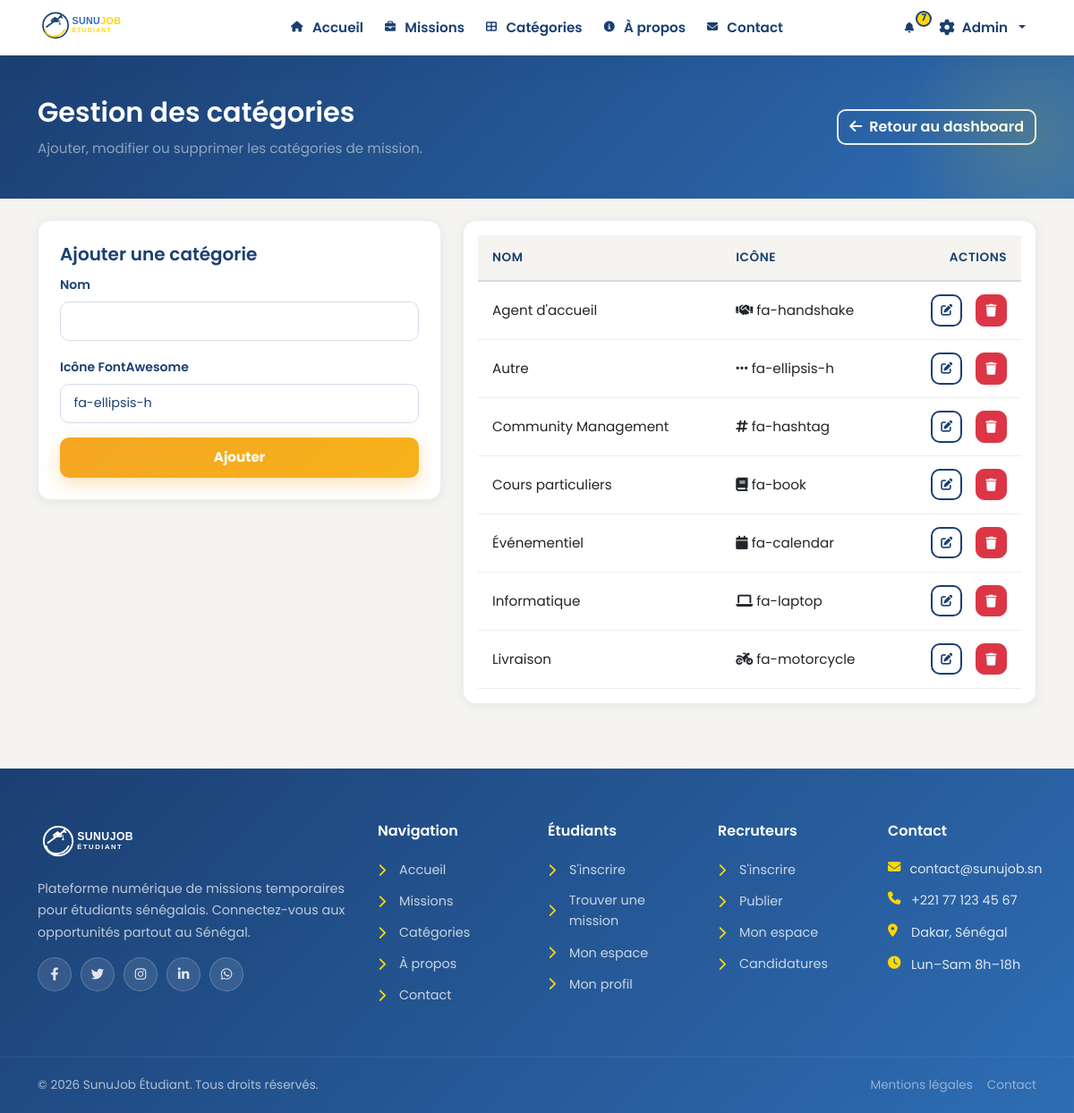
Screenshot of /pages/admin/categories.php (signed in) with the database file from the repository.
### tables this page shows
CREATE TABLE categories (
    id INT AUTO_INCREMENT PRIMARY KEY,
    nom VARCHAR(100) NOT NULL UNIQUE,
    icone VARCHAR(50)
);

### pages/admin/categories.php (the view, shortened to what this page needs)
<?php
require_once $_SERVER['DOCUMENT_ROOT'] . '/includes/db.php';
$edition = false;
$categorie = ['id' => 0, 'nom' => '', 'icone' => 'fa-ellipsis-h'];
$categories = [];
$result = $conn->query("SELECT id, nom, icone FROM categories ORDER BY nom");
if ($result) {
    $categories = $result->fetch_all(MYSQLI_ASSOC);
}
require_once $_SERVER['DOCUMENT_ROOT'] . '/includes/header.php';
?>
<div class="page-header">
    <div class="container">
        <div class="d-flex justify-content-between align-items-center">
            <div>
                <h1>Gestion des catégories</h1>
                <p class="mb-0 text-white-50">Ajouter, modifier ou supprimer les catégories de mission.</p>
            </div>
            <a href="/pages/admin/dashboard.php" class="btn btn-outline-header"><i class="fas fa-arrow-left me-2"></i>Retour au dashboard</a>
        </div>
    </div>
</div>
<div class="container py-4">
    <div class="row g-4">
        <div class="col-lg-5">
            <div class="card-dashboard p-4">
                <h5><?= $edition ? 'Modifier la catégorie' : 'Ajouter une catégorie' ?></h5>
                <form method="post">
                    <div class="mb-3">
                        <label for="nom" class="form-label">Nom</label>
                        <input type="text" class="form-control" id="nom" name="nom" value="<?= htmlspecialchars($categorie['nom']) ?>" required>
                    </div>
                    <div class="mb-3">
                        <label for="icone" class="form-label">Icône FontAwesome</label>
                        <input type="text" class="form-control" id="icone" name="icone" value="<?= htmlspecialchars($categorie['icone']) ?>" placeholder="fa-book">
                    </div>
                    <button type="submit" class="btn btn-cta w-100">
                        <?= $edition ? 'Mettre à jour' : 'Ajouter' ?>
                    </button>
                </form>
            </div>
        </div>
        <div class="col-lg-7">
            <div class="card-dashboard p-3">
                <div class="table-responsive">
                    <table class="table table-hover align-middle mb-0">
                        <thead>
                            <tr>
                                <th>Nom</th>
                                <th>Icône</th>
                                <th class="text-end">Actions</th>
                            </tr>
                        </thead>
                        <tbody>
                            <?php foreach ($categories as $cat): ?>
                                <tr>
                                    <td><?= htmlspecialchars($cat['nom']) ?></td>
                                    <td><i class="fas <?= htmlspecialchars($cat['icone']) ?>"></i> <?= htmlspecialchars($cat['icone']) ?></td>
                                    <td class="text-end">
                                        <a href="/pages/admin/categories.php?edit=<?= htmlspecialchars($cat['id']) ?>" class="btn btn-sm admin-action-btn btn-outline-custom" title="Modifier">
                                            <i class="fas fa-edit"></i>
                                        </a>
                                        <form method="post" class="d-inline ms-1" onsubmit="return confirm('Supprimer cette catégorie ?');">
                                            <button type="submit" class="btn btn-sm admin-action-btn btn-danger" title="Supprimer">
                                                <i class="fas fa-trash"></i>
                                            </button>
                                        </form>
                                    </td>
                                </tr>
                            <?php endforeach; ?>
                        </tbody>
                    </table>
                </div>
            </div>
        </div>
    </div>
</div>
<?php require_once $_SERVER['DOCUMENT_ROOT'] . '/includes/footer.php';

### assets/css/variables.css (style rules this page uses)
:root { --color-primary: #1B3F72; --color-primary-light: #2E6DB4; --color-accent-gold: #FFD700; --color-accent-green: #2D9B4E; --color-bg: #F5F4F0; --color-bg-alt: #FFFFFF; --color-white: #FFFFFF; --color-border: #D4DCE8; --color-border-light: #E8EDF4; --color-text-main: #1B3F72; --color-text-muted: #6B7280; --color-text-light: #E8E8E6; --gradient-primary: linear-gradient(135deg, #1B3F72 0%, #2E6DB4 100%); --gradient-primary-r: linear-gradient(135deg, #2E6DB4 0%, #1B3F72 100%); --gradient-hero: linear-gradient(135deg, #1B3F72 0%, #2E6DB4 100%); --gradient-gold: linear-gradient(135deg, #FFD700 0%, #E6C200 100%); --gradient-accent: linear-gradient(135deg, #2D9B4E 0%, #FFD700 100%); --gradient-green: linear-gradient(135deg, #2D9B4E 0%, #1F7A3A 100%); --gradient-navbar: linear-gradient(135deg, #2F3440 0%, #4B5563 100%); --shadow-sm: 0 2px 8px rgba(27, 63, 114, 0.08); --shadow-md: 0 4px 16px rgba(27, 63, 114, 0.12); --shadow-lg: 0 8px 32px rgba(27, 63, 114, 0.18); --shadow-card: 0 2px 12px rgba(27, 63, 114, 0.08); --shadow-hover: 0 12px 40px rgba(27, 63, 114, 0.22); --radius-sm: 6px; --radius-md: 10px; --radius-lg: 14px; --radius-xl: 20px; --radius-full: 9999px; --color-success: #2D9B4E; --color-warning: #F5A623; --color-accent-orange: #F5A623; --color-danger: #DC3545; --color-info: #2E6DB4; --gradient-orange: linear-gradient(135deg, #F5A623 0%, #F7B21A 100%); }

### rows the page displays
categories: nom "Agent d'accueil", icone "fa-handshake"
categories: nom "Autre", icone "fa-ellipsis-h"
categories: nom "Community Management", icone "fa-hashtag"
categories: nom "Cours particuliers", icone "fa-book"
categories: nom "Événementiel", icone "fa-calendar"
categories: nom "Informatique", icone "fa-laptop"
categories: nom "Livraison", icone "fa-motorcycle"

### other values shown
$nbNotifs "7"
